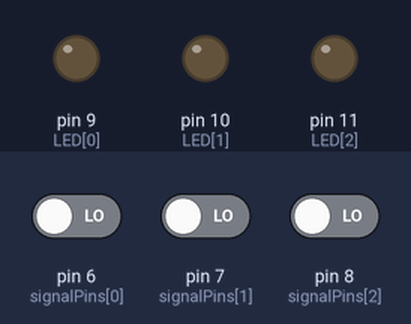
The sketch below on a simulated Arduino Uno, built with avr-gcc and run on an emulated ATmega328P. Shown: output pins drawn as LEDs (lit = HIGH). Dashed ring = blinking. Inputs (shaded band) come from the test bench; at power-on: pin 6 (signalPins[0]) LOW, pin 7 (signalPins[1]) LOW, pin 8 (signalPins[2]) LOW.

Above: at 2.4 s.
2.5 s: pin 6 (signalPins[0]) driven HIGH
At 3.1 s:
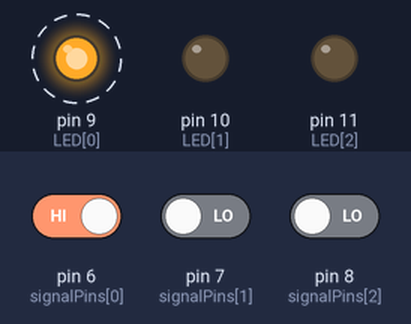
5.5 s: pin 7 (signalPins[1]) driven HIGH
At 6.1 s:
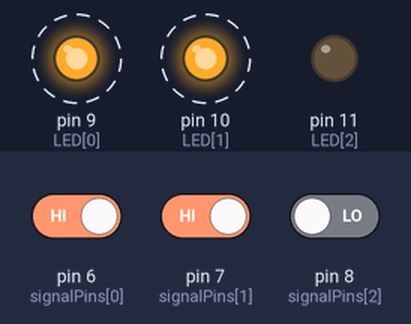
8.5 s: pin 6 (signalPins[0]) driven LOW
At 9.2 s:
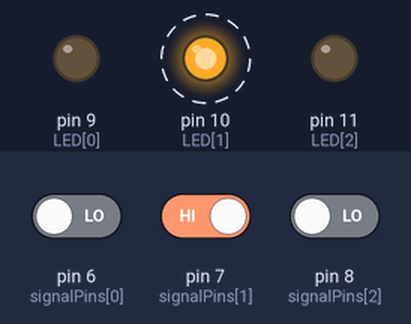
11.5 s: pin 8 (signalPins[2]) driven HIGH
At 12.3 s:
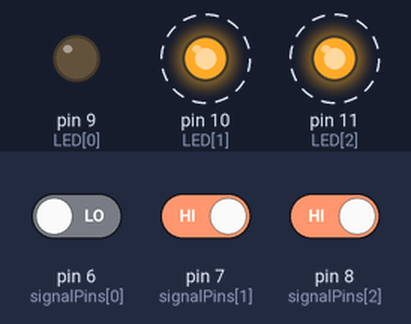
14.5 s: pin 7 (signalPins[1]) driven LOW
At 15.3 s:
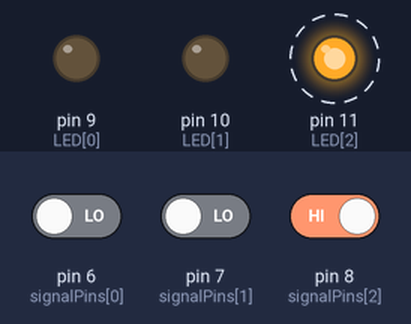
17.5 s: pin 6 (signalPins[0]) driven HIGH
At 17.9 s:
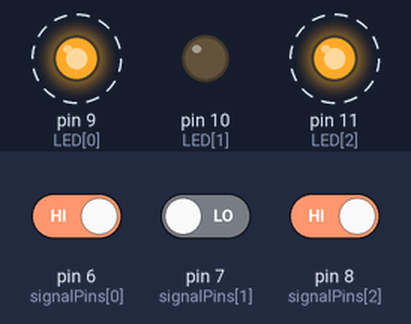
Timing chart, 0 to 21.5 s (numbered marks = the images above; inputs shaded):
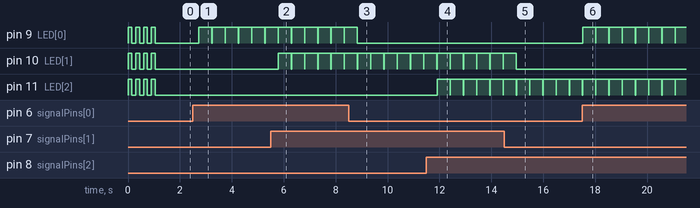

Measured:
- after the input at 2.5 s, pin 9 (LED[0]): alternates HIGH for 0.50 s and LOW for 0.01 s, starting after 0.23 s
- after the input at 5.5 s, pin 10 (LED[1]): alternates HIGH for 0.50 s and LOW for 0.01 s, starting after 0.29 s
- after the input at 8.5 s, pin 9 (LED[0]): goes on until 8.8 s, then stays LOW
- after the input at 11.5 s, pin 11 (LED[2]): alternates HIGH for 0.50 s and LOW for 0.01 s, starting after 0.41 s
- after the input at 14.5 s, pin 10 (LED[1]): goes on until 15.0 s, then stays LOW
- after the input at 17.5 s, pin 9 (LED[0]): alternates HIGH for 0.50 s and LOW for 0.01 s, starting at once

The sketch:

CommsTesterReceiver.ino
```cpp
int LED[3] = {9,10,11};
int signalPins[3] = {6,7,8};
int numLED = 3;
boolean signals[3];

int dt = 10;
int len = 500;

void setup() {
  // put your setup code here, to run once:
  Serial.begin(9600);

  for (int i=0; i<numLED; i++){
    pinMode(LED[i],OUTPUT);
    pinMode(signalPins[i],INPUT);
    digitalWrite(signalPins[i],LOW);
    //digitalWrite(signals[i],LOW);
  }

  for (int j=0; j<4; j++){
    for (int i=0; i<numLED; i++){
      digitalWrite(LED[i],HIGH);
    }
    delay(150);
    for (int i=0; i<numLED; i++){
      digitalWrite(LED[i],LOW);
    }
    delay(150);
  }

}

void loop() {
  // put your main code here, to run repeatedly:

  for (int i=0; i<numLED; i++){
    signals[i] = digitalRead(signalPins[i]);
    if (signals[i] == HIGH) {
      digitalWrite(LED[i],HIGH);
    }
  }
  delay(len);
  for (int i=0; i<numLED; i++){
    digitalWrite(LED[i],LOW);
  }
  delay(dt);
}
```
